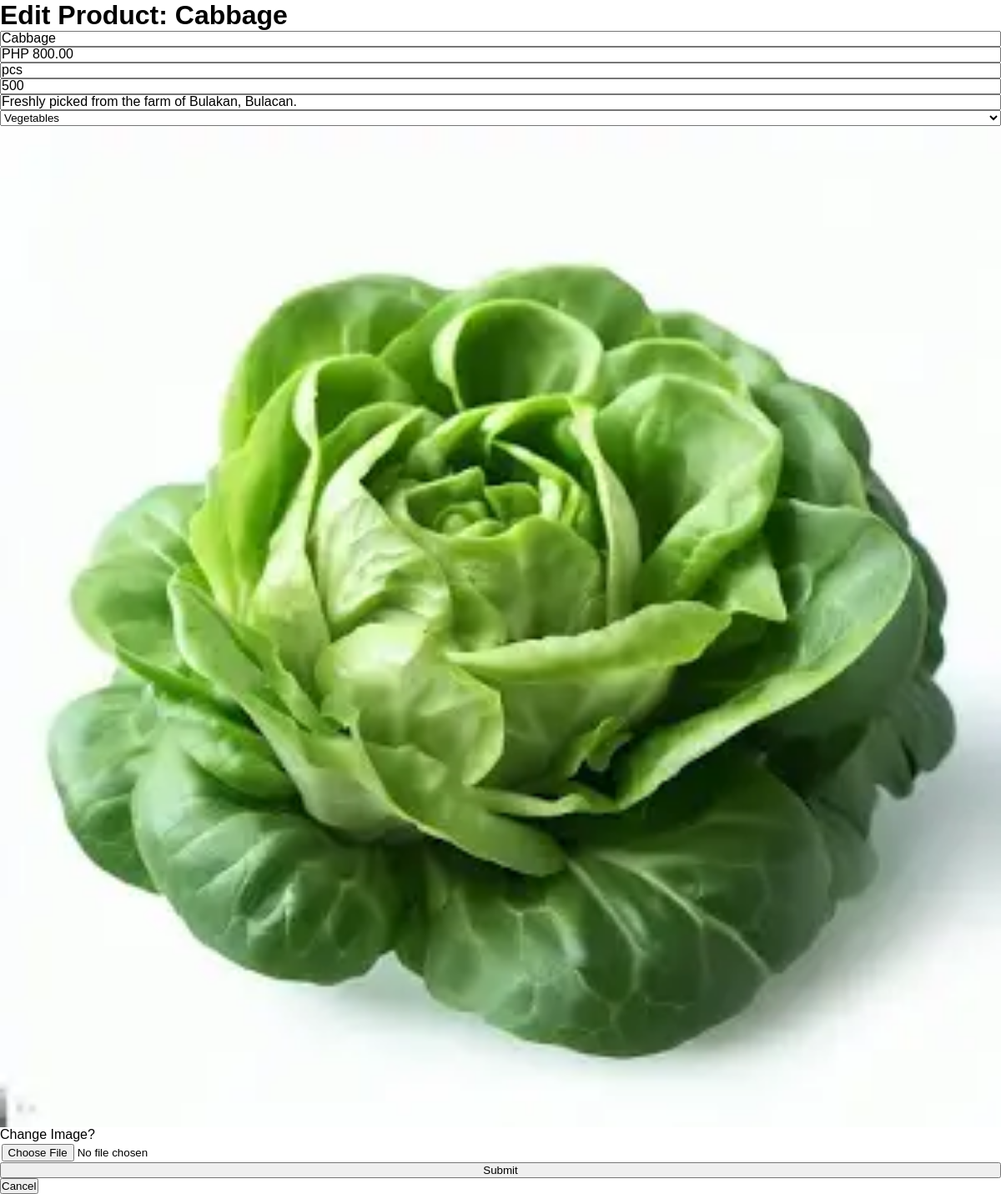
The page /renzoProductCatalogue/server/edit-product.php?productId=20241212-Cabbage on the database its author committed.
### tables this page shows
CREATE TABLE `product` (
  `productId` varchar(150) NOT NULL,
  `pname` varchar(150) NOT NULL,
  `price` decimal(10,2) NOT NULL,
  `unit` varchar(150) NOT NULL,
  `qty` decimal(10,0) NOT NULL,
  `description` varchar(255) NOT NULL,
  `category` varchar(150) NOT NULL,
  `image` varchar(255) NOT NULL,
  `created_at` date DEFAULT NULL,
  `updated_at` date DEFAULT NULL
);

### renzoProductCatalogue/server/edit-product.php (the view, shortened to what this page needs)
<?php
include_once('connections.php');
?>
<!DOCTYPE html>
<html lang="en">
<head>
    <link rel="stylesheet" href="../css/styles.css">
</head>
<body>
    <?php
    $productId = $_GET['productId'];
    $checkProduct = "SELECT * FROM product WHERE productId = '$productId'";
    $result = mysqli_query($connection, $checkProduct);
    $row = mysqli_fetch_assoc($result);
    ?>
    <div class="edit-form-container">
    <h2>Edit Product: <?= $row['pname'] ?></h2>
        <form action="" method="POST" autocomplete="off" id="editForm">
            <input class="input-form" type="text" name="pname" placeholder="<?= $row['pname'] ?>">
            <input class="input-form" type="number" name="price" placeholder="PHP <?= $row['price'] ?>">
            <input class="input-form" type="text" name="unit" placeholder="<?= $row['unit'] ?>">
            <input class="input-form" type="number" name="qty" id="qty" placeholder="<?= $row['qty'] ?>">
            <input class="input-form" type="text" name="description" id="description" placeholder="<?= $row['description'] ?>">
             <select name="category" id="category" class="input-form">
                <option value="" selected disabled><?= $row['category'] ?></option>
             </select>
            <img src="../assets/products/<?= $row['image'] ?>" alt="<?= $row['pname'] ?>" class="edit-image">
            <p class="input-text">Change Image?</p>
            <input class="input-form" type="file" name="image" id="image">
            <button type="submit" name="edit" class="primary-btn">Submit</button>
        </form>
        <a href="../admin/products.php">
        <button type="button" class="secondary-btn">Cancel</button>
        </a>
    </div>
</body>
</html>

### renzoProductCatalogue/css/styles.css (style rules this page uses)
* { margin: 0; padding: 0; box-sizing: border-box; }
h2 { font-size: 2em; }
p { font-size: 1em; }
a { text-decoration: none; }
body { font-family: Verdana, Geneva, Tahoma, sans-serif; }
#editForm { display: flex; flex-direction: column; }
#editForm input[type='file'] { padding: 0.12em; }
#editForm input::placeholder { font-size: 1.2em; color: #000; }

### rows shown on the page
product: pname "Cabbage", price "PHP 800.00", unit "pcs", qty "500", description "Freshly picked from the farm of Bulakan, Bulacan.", category "Vegetables", image (picture)
